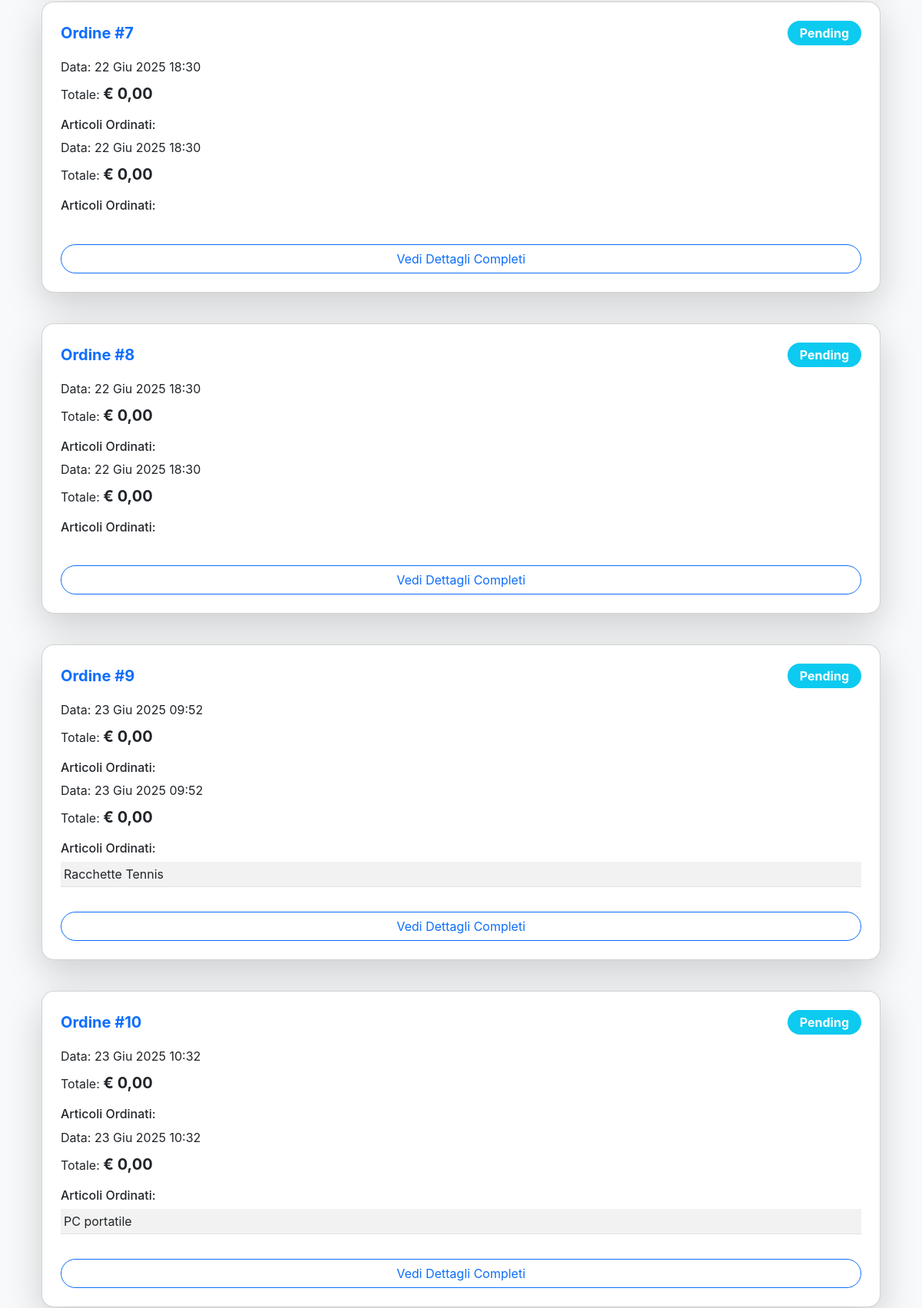
Before: /orders/ (signed in, middle part) with the older database file.
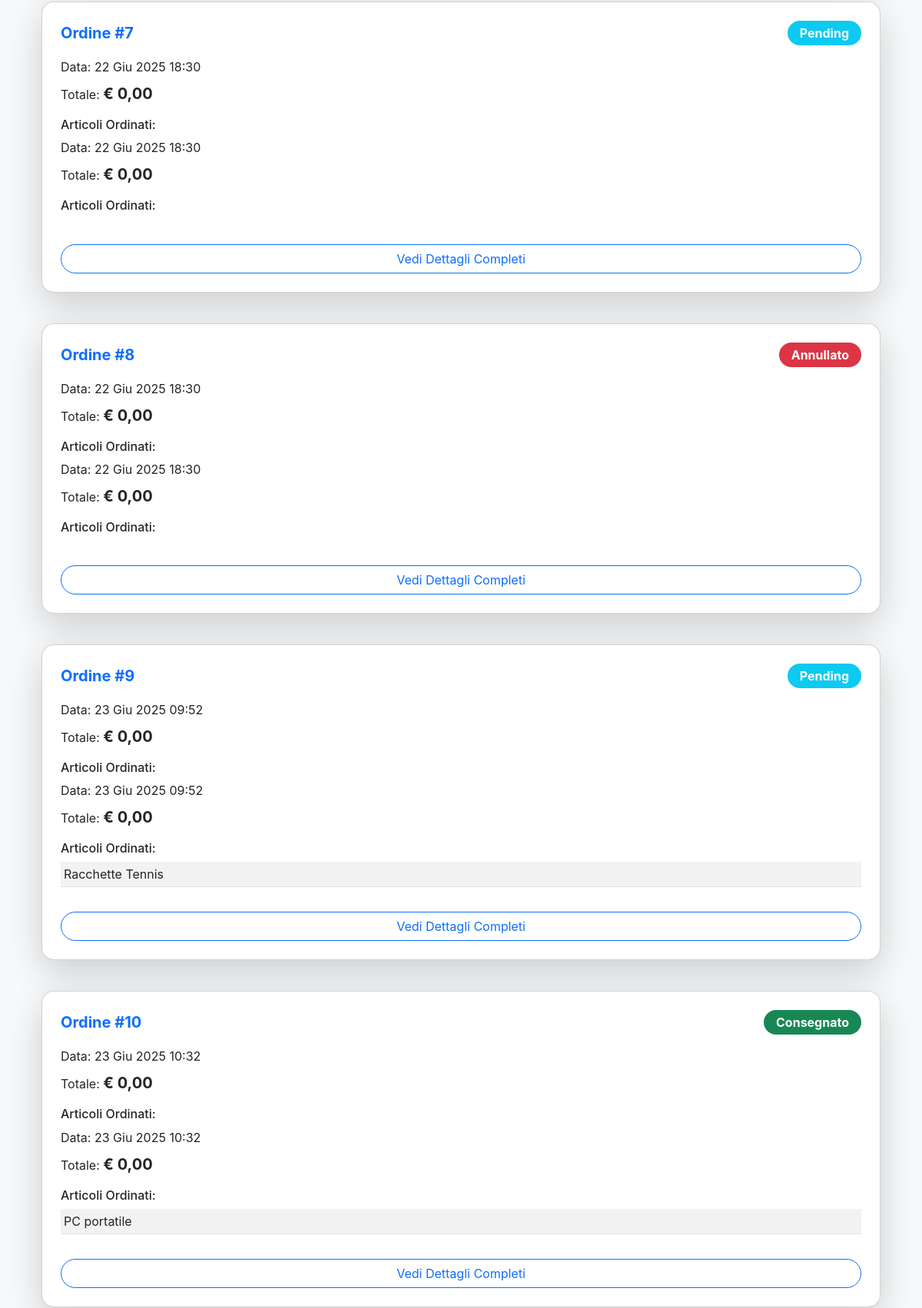
After: the same page with the newer database file.
### orders/models.py (models this page shows)
class Order(models.Model):
    customer = models.ForeignKey(
        settings.AUTH_USER_MODEL,
        on_delete=models.CASCADE)
    ORDER_STATUS_CHOICES = [
        ('Processing', 'In Lavorazione'),
        ('Shipped', 'Spedito'),
        ('Delivered', 'Consegnato'),
        ('Cancelled', 'Annullato'),
    ]
    shipping_address = models.ForeignKey(Address, on_delete=models.CASCADE)
    purchase_date = models.DateTimeField(auto_now_add=True)
    total_amount = models.DecimalField(max_digits=10, decimal_places=2, default=0.00)
    status = models.CharField(max_length=50, choices=ORDER_STATUS_CHOICES, default='Processing')
    class Meta:
        permissions = [
            ('can_view_all_customers_orders', 'può vedere gli ordini di tutti i clienti'),
            ('can_change_order_status', 'può cambiare lo stato di un ordine')
        ]

### orders/views.py (the view)
# urls.py: path("", MyOrders.as_view(), name="my_orders"),
class MyOrders(PermissionRequiredMixin, LoginRequiredMixin, ListView):
    model = Order
    template_name = 'my_orders.html'
    context_object_name = 'orders'
    permission_required = 'orders.view_order'
    paginate_by = 10
    def get_queryset(self):
        return super().get_queryset()

### templates/my_orders.html (shortened to what this page needs)
{% extends 'base.html' %}
{% load humanize %}
{% block content %}
<div class="container my-5">
    {% if orders %}
        <div class="row row-cols-1 g-4">
            {% for order in orders %}
            <div class="col">
                <div class="card shadow-lg rounded-card p-4 mb-3">
                    <div class="d-flex justify-content-between align-items-center mb-3">
                        <h5 class="card-title fw-bold text-primary mb-0">Ordine #{{ order.id }}</h5>
                            <span class="badge {% if order.status == 'Delivered' %}bg-success {% elif order.status == 'Cancelled' %} bg-danger {% else %}bg-info{% endif %} fs-6 py-2 px-3 rounded-pill">{{ order.get_status_display }}</span>
                    </div>
                    <p class="card-text mb-2">Data: {{ order.purchase_date|date:"d M Y H:i" }}</p>
                    <p class="card-text mb-3">Totale: <span class="fw-bold fs-5 text-dark">€ {{ order.total_amount|floatformat:2|intcomma }}</span></p>
                    <h6 class="mb-2">Articoli Ordinati:</h6>
                    <p class="card-text mb-2">Data: {{ order.purchase_date|date:"d M Y H:i" }}</p>
                    <p class="card-text mb-3">Totale: <span class="fw-bold fs-5 text-dark">€ {{ order.total_amount|floatformat:2|intcomma }}</span></p>
                    <h6 class="mb-2">Articoli Ordinati:</h6>
                    <div class="table-responsive mb-3">
                        <table class="table table-striped table-sm">
                            <tbody>
                                {% for item in order.orderitem_set.all %}
                                <tr>
                                    <td><a href="{% url 'product_details' slug=item.product.slug %}" class="text-decoration-none text-dark">{{ item.product.name }}</a></td>
                                </tr>
                                {% endfor %}
                            </tbody>
                        </table>
                    </div>
                    <a href="{% url 'order_details' order.id %}" class="btn btn-outline-primary rounded-pill mt-auto">Vedi Dettagli Completi</a>
                </div>
            </div>
            {% endfor %}
        </div>
    {% else %}
    <div class="alert alert-info text-center mt-5" role="alert">
        Non hai ancora effettuato nessun ordine. <a href="{% url 'product_list' %}" class="alert-link">Inizia a fare shopping!</a>
    </div>
    {% endif %}
</div>
{% endblock content %}

Changed rows visible on the page:
changed Order id 8: status "Pending" → "Annullato"
changed Order id 10: status "Pending" → "Consegnato"
